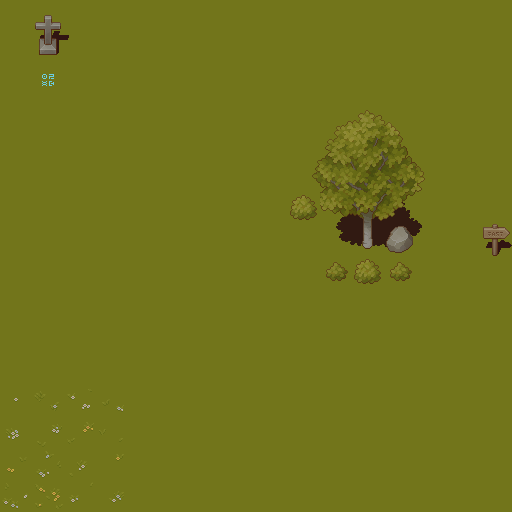

A 2D game scene composited from a Tiled map and its tileset images. What follows is a short description and the map's XML, with each tile layer's data collapsed to a summary:
An orthogonal 16x16 tile map with 32x32 px tiles, 6 tile layers (Ground, Tile Layer 5, Tile Layer 6, FoliageLayer1, ...), 5 tilesets and 5 objects (4x SpawnPoint, DungeonCrawler.Core.Items.InstantHealthP).

<map version="1.10" tiledversion="1.10.2" orientation="orthogonal" renderorder="right-down" width="16" height="16" tilewidth="32" tileheight="32" infinite="0" nextlayerid="21" nextobjectid="52">
 <tileset firstgid="1" source="tilesets/grass.tsx" />
 <tileset firstgid="65" source="tilesets/plant.tsx" />
 <tileset firstgid="321" source="tilesets/props.tsx" />
 <tileset firstgid="577" source="tilesets/shadow.tsx" />
 <tileset firstgid="833" source="tilesets/shadow_plant.tsx" />
 <objectgroup id="7" name="SpawnPoints">
  <object id="37" name="SpawnPoint" type="SpawnPoint" x="64" y="64">
   <point />
  </object>
  <object id="38" name="SpawnPoint" type="SpawnPoint" x="448" y="64">
   <point />
  </object>
  <object id="39" name="SpawnPoint" type="SpawnPoint" x="448" y="448">
   <point />
  </object>
  <object id="40" name="SpawnPoint" type="SpawnPoint" x="64" y="448">
   <point />
  </object>
 </objectgroup>
 <objectgroup id="8" name="Loot" visible="0">
  <object id="47" name="InstantHealthPotion" type="DungeonCrawler.Core.Items.InstantHealthPotion" x="266" y="198">
   <properties>
    <property name="Amount" type="float" value="69.42" />
    <property name="TexturePath" value="assets/textures/molotov.png" />
   </properties>
   <point />
  </object>
 </objectgroup>
 <layer id="12" name="Ground" width="16" height="16">
  <properties>
   <property name="LayerIndex" type="int" value="-5000" />
  </properties>
  <data>[256 cells, 256 non-empty, 17 distinct tile ids]</data>
 </layer>
 <layer id="19" name="Tile Layer 5" width="16" height="16">
  <properties>
   <property name="LayerIndex" type="int" value="1" />
  </properties>
  <data>[256 cells, 5 non-empty, 5 distinct tile ids]</data>
 </layer>
 <layer id="20" name="Tile Layer 6" width="16" height="16">
  <properties>
   <property name="LayerIndex" type="int" value="2" />
  </properties>
  <data>[256 cells, 10 non-empty, 10 distinct tile ids]</data>
 </layer>
 <layer id="16" name="FoliageLayer1" width="16" height="16">
  <properties>
   <property name="LayerIndex" type="int" value="3" />
  </properties>
  <data>[256 cells, 26 non-empty, 24 distinct tile ids]</data>
 </layer>
 <layer id="18" name="Extra1" width="16" height="16">
  <properties>
   <property name="LayerIndex" type="int" value="4" />
  </properties>
  <data>[256 cells, 3 non-empty, 3 distinct tile ids]</data>
 </layer>
 <layer id="17" name="FoliageLayer2" width="16" height="16" tintcolor="#000000">
  <properties>
   <property name="LayerIndex" type="int" value="5" />
  </properties>
  <data>[256 cells, 0 non-empty, 0 distinct tile ids]</data>
 </layer>
</map>
